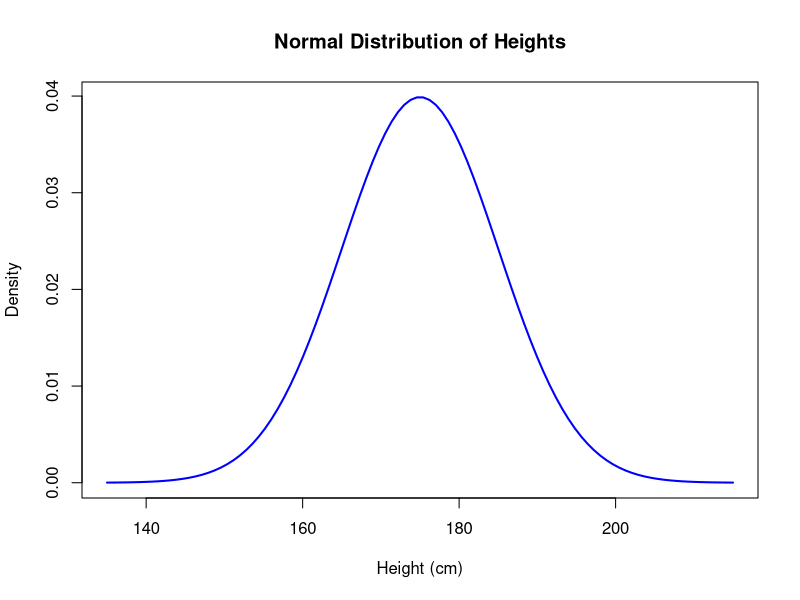
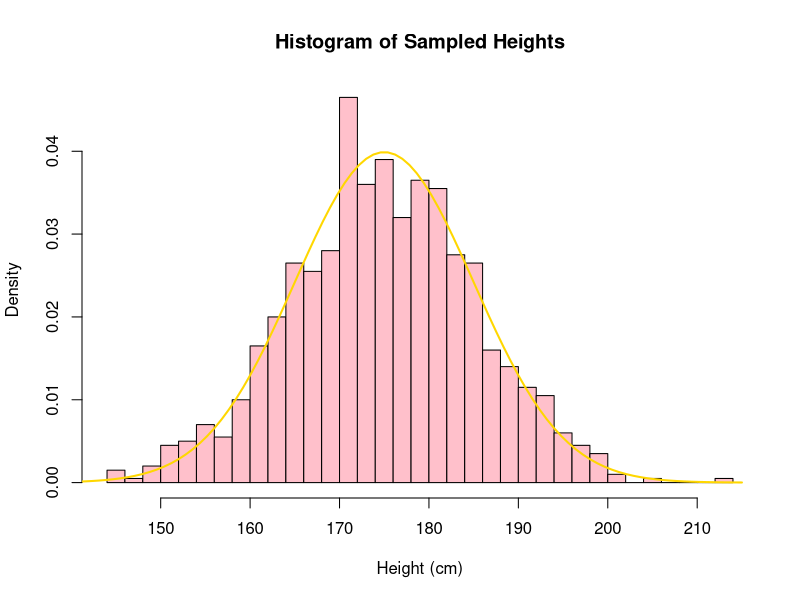

Recreate these plots in R, in order.
# Mean and Standard Deviation for heights
mean_height <- 175
sd_height <- 10

# Create sequence of heights and their densities
x <- seq(mean_height - 40, mean_height + 40, length = 100)
y <- dnorm(x, mean = mean_height, sd = sd_height)

# Plot the Normal Distribution curve
plot(x, y, type = "l", col = "blue", lwd = 2,
     main = "Normal Distribution of Heights",
     xlab = "Height (cm)", ylab = "Density")

# Probability of height less than 165 cm
prob_less_165 <- pnorm(165, mean = mean_height, sd = sd_height)
print(paste("P(height < 165) =", round(prob_less_165, 4)))

# Probability of height between 170 cm and 180 cm
prob_between_170_180 <- pnorm(180, mean = mean_height, sd = sd_height) -
  pnorm(170, mean = mean_height, sd = sd_height)
print(paste("P(170 < height < 180) =", round(prob_between_170_180, 4)))

# Find the 90th percentile height
height_90th <- qnorm(0.9, mean = mean_height, sd = sd_height)
print(paste("90th percentile height =", round(height_90th, 2), "cm"))

# Generate random sample heights and plot histogram
set.seed(1)
sample_heights <- rnorm(1000, mean = mean_height, sd = sd_height)

hist(sample_heights, breaks = 30, probability = TRUE,
     main = "Histogram of Sampled Heights",
     xlab = "Height (cm)", col = "pink")

# Overlay theoretical normal curve
lines(x, y, col = "gold", lwd = 2)

